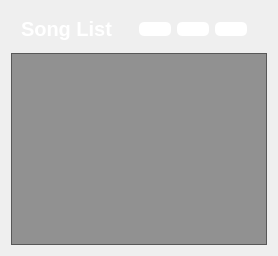
    <widget class="QWidget" name="song_list_page">
     <layout class="QVBoxLayout" name="verticalLayout">
      <item>
       <widget class="QFrame" name="frame_5">
        <property name="styleSheet">
         <string notr="true">background-color: rgba(255, 255, 255, 0);</string>
        </property>
        <property name="frameShape">
         <enum>QFrame::StyledPanel</enum>
        </property>
        <property name="frameShadow">
         <enum>QFrame::Raised</enum>
        </property>
        <layout class="QHBoxLayout" name="horizontalLayout_4">
         <property name="topMargin">
          <number>0</number>
         </property>
         <property name="bottomMargin">
          <number>0</number>
         </property>
         <item>
          <widget class="QLabel" name="label_6">
           <property name="font">
            <font>
             <pointsize>15</pointsize>
             <weight>75</weight>
             <bold>true</bold>
            </font>
           </property>
           <property name="styleSheet">
            <string notr="true">color: rgb(255, 255, 255);</string>
           </property>
           <property name="text">
            <string>Song List</string>
           </property>
          </widget>
         </item>
         <item>
          <widget class="QFrame" name="frame_6">
           <property name="maximumSize">
            <size>
             <width>130</width>
             <height>16777215</height>
            </size>
           </property>
           <property name="frameShape">
            <enum>QFrame::StyledPanel</enum>
           </property>
           <property name="frameShadow">
            <enum>QFrame::Raised</enum>
           </property>
           <layout class="QHBoxLayout" name="horizontalLayout_3">
            <item>
             <widget class="QPushButton" name="add_songs_btn">
              <property name="cursor">
               <cursorShape>PointingHandCursor</cursorShape>
              </property>
              <property name="styleSheet">
               <string notr="true">background-color: rgb(255, 255, 255);
border-radius:5px;</string>
              </property>
              <property name="text">
               <string/>
              </property>
              <property name="icon">
               <iconset resource="res.qrc">
                <normaloff>:/img/utils/images/addFromLocal.png</normaloff>:/img/utils/images/addFromLocal.png</iconset>
              </property>
              <property name="iconSize">
               <size>
                <width>32</width>
                <height>32</height>
               </size>
              </property>
             </widget>
            </item>
            <item>
             <widget class="QPushButton" name="delete_selected_btn">
              <property name="cursor">
               <cursorShape>PointingHandCursor</cursorShape>
              </property>
              <property name="styleSheet">
               <string notr="true">background-color: rgb(255, 255, 255);
border-radius:5px;</string>
              </property>
              <property name="text">
               <string/>
              </property>
              <property name="icon">
               <iconset resource="res.qrc">
                <normaloff>:/img/utils/images/clear.png</normaloff>:/img/utils/images/clear.png</iconset>
              </property>
              <property name="iconSize">
               <size>
                <width>32</width>
                <height>32</height>
               </size>
              </property>
             </widget>
            </item>
            <item>
             <widget class="QPushButton" name="delete_all_songs_btn">
              <property name="cursor">
               <cursorShape>PointingHandCursor</cursorShape>
              </property>
              <property name="styleSheet">
               <string notr="true">background-color: rgb(255, 255, 255);
border-radius:5px;</string>
              </property>
              <property name="text">
               <string/>
              </property>
              <property name="icon">
               <iconset resource="res.qrc">
                <normaloff>:/img/utils/images/remove.png</normaloff>:/img/utils/images/remove.png</iconset>
              </property>
              <property name="iconSize">
               <size>
                <width>32</width>
                <height>32</height>
               </size>
              </property>
             </widget>
            </item>
           </layout>
          </widget>
         </item>
        </layout>
       </widget>
      </item>
      <item>
       <widget class="QListWidget" name="loaded_songs_listWidget">
        <property name="font">
         <font>
          <pointsize>13</pointsize>
          <weight>75</weight>
          <bold>true</bold>
         </font>
        </property>
        <property name="cursor" stdset="0">
         <cursorShape>PointingHandCursor</cursorShape>
        </property>
        <property name="styleSheet">
         <string notr="true">color: rgb(86, 227, 194);
background-color: rgba(0, 0, 0, 100);

selection-background-color: rgb(255, 140, 64);
selection-color: rgb(255, 255, 255);
padding:10px;
</string>
        </property>
        <property name="verticalScrollBarPolicy">
         <enum>Qt::ScrollBarAlwaysOff</enum>
        </property>
        <property name="horizontalScrollBarPolicy">
         <enum>Qt::ScrollBarAlwaysOff</enum>
        </property>
       </widget>
      </item>
     </layout>
    </widget>
